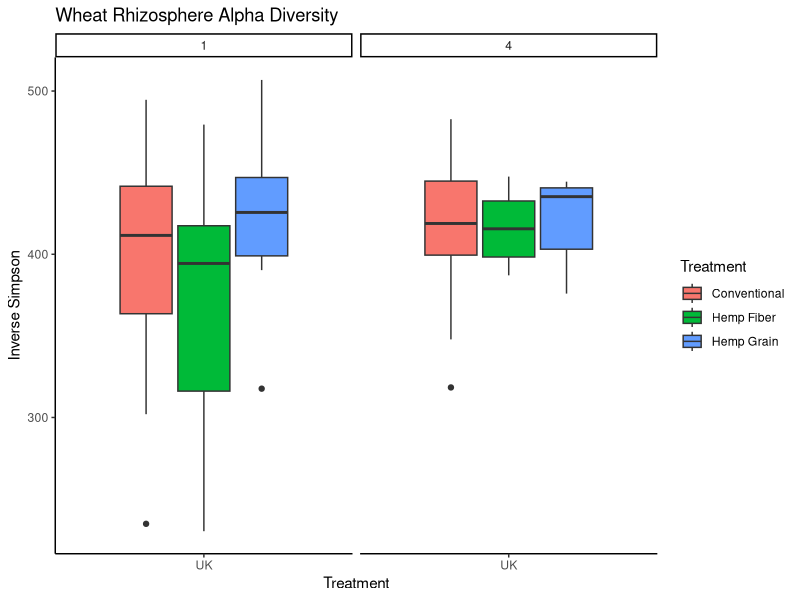
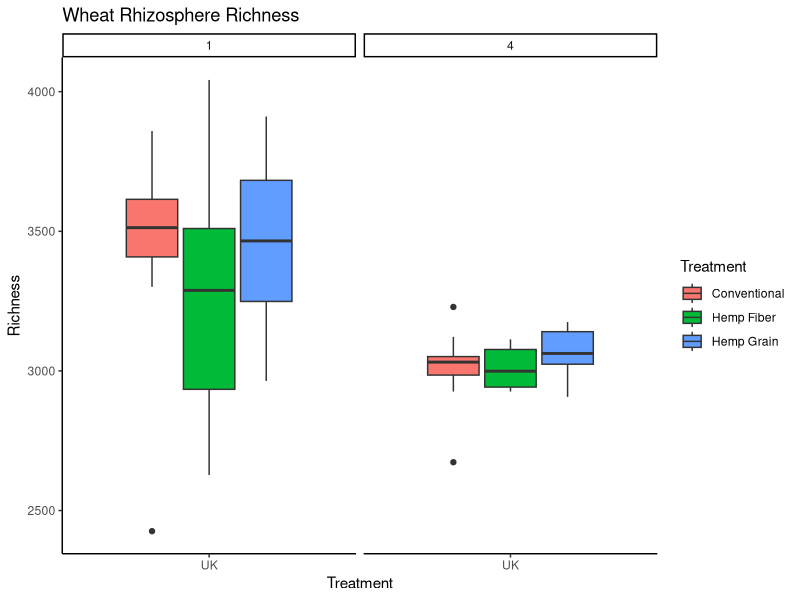

Source code (R) for these figures, in order:
library(tidyverse)
library(readxl)
metadata = read_csv(file="Metadata.csv")
AlphaDiversity = read_csv(file="alphatotal.summary.csv")
Mixed = inner_join(metadata, AlphaDiversity, by=c('group'))

alphaplot = ggplot(Mixed, aes(x = Site, y = invsimpson, fill=Treatment)) +
  geom_boxplot(width=0.7) +
  facet_wrap(~Year) +
  theme(axis.text.y = element_text(colour = "black", size = 12, face = "bold"), 
        axis.text.x = element_text(colour = "black", face = "bold", size = 12), 
        legend.text = element_text(size = 20, face ="bold", colour ="black"), 
        legend.position = "right", axis.title.y = element_text(face = "bold", size = 14), 
        axis.title.x = element_text(face = "bold", size = 14, colour = "black"), 
        legend.title = element_text(size = 14, colour = "black", face = "bold"), 
        panel.background = element_blank(), panel.border = element_rect(colour = "black", fill = NA, size = 1.2),
        legend.key=element_blank()) +  
  labs(x = "Treatment", colour = "Treatment", y = "Inverse Simpson")+ 
  ggtitle("Wheat Rhizosphere Alpha Diversity") + theme(plot.title = element_text(size=20, hjust = 0.5)) +
  theme_classic()
alphaplot

richnessplot = ggplot(Mixed, aes(x = Site, y = sobs, fill=Treatment)) +
  geom_boxplot(width=0.7) +
  facet_wrap(~Year) +
  theme(axis.text.y = element_text(colour = "black", size = 12, face = "bold"), 
        axis.text.x = element_text(colour = "black", face = "bold", size = 12), 
        legend.text = element_text(size = 20, face ="bold", colour ="black"), 
        legend.position = "right", axis.title.y = element_text(face = "bold", size = 14), 
        axis.title.x = element_text(face = "bold", size = 14, colour = "black"), 
        legend.title = element_text(size = 14, colour = "black", face = "bold"), 
        panel.background = element_blank(), panel.border = element_rect(colour = "black", fill = NA, size = 1.2),
        legend.key=element_blank()) +  
  labs(x = "Treatment", colour = "Treatment", y = "Richness")+ 
  ggtitle("Wheat Rhizosphere Richness") + theme(plot.title = element_text(size=20, hjust = 0.5)) +
  theme_classic()
richnessplot

Conventional = subset(Mixed, Treatment == "Conventional")
Fiber = subset(Mixed, Treatment == "Hemp Fiber")
Grain = subset(Mixed, Treatment == "Hemp Grain")

aovConvdiv = aov(invsimpson ~ Year, data = Conventional)
summary(aovConvdiv)
aovConvrich = aov(sobs ~ Year, data = Conventional)
summary(aovConvrich)

aovFibdiv = aov(invsimpson ~ Year, data = Fiber)
summary(aovFibdiv)
aovFibrich = aov(sobs ~ Year, data = Fiber)
summary(aovFibrich)

aovGraindiv = aov(invsimpson ~ Year, data = Grain)
summary(aovGraindiv)
aovGrainrich = aov(sobs ~ Year, data = Grain)
summary(aovGrainrich)


Year1 = subset(Mixed, Year == "1")
Year4 = subset(Mixed, Year == "4")

aovY1div = aov(invsimpson ~ Treatment, data=Year1)
summary(aovY1div)
aovY1rich = aov(sobs~Treatment, data=Year1)
summary(aovY1rich)
aovY4div = aov(invsimpson ~ Treatment, data=Year4)
summary(aovY4div)
aovY4rich = aov(sobs~Treatment, data=Year4)
summary(aovY4rich)

